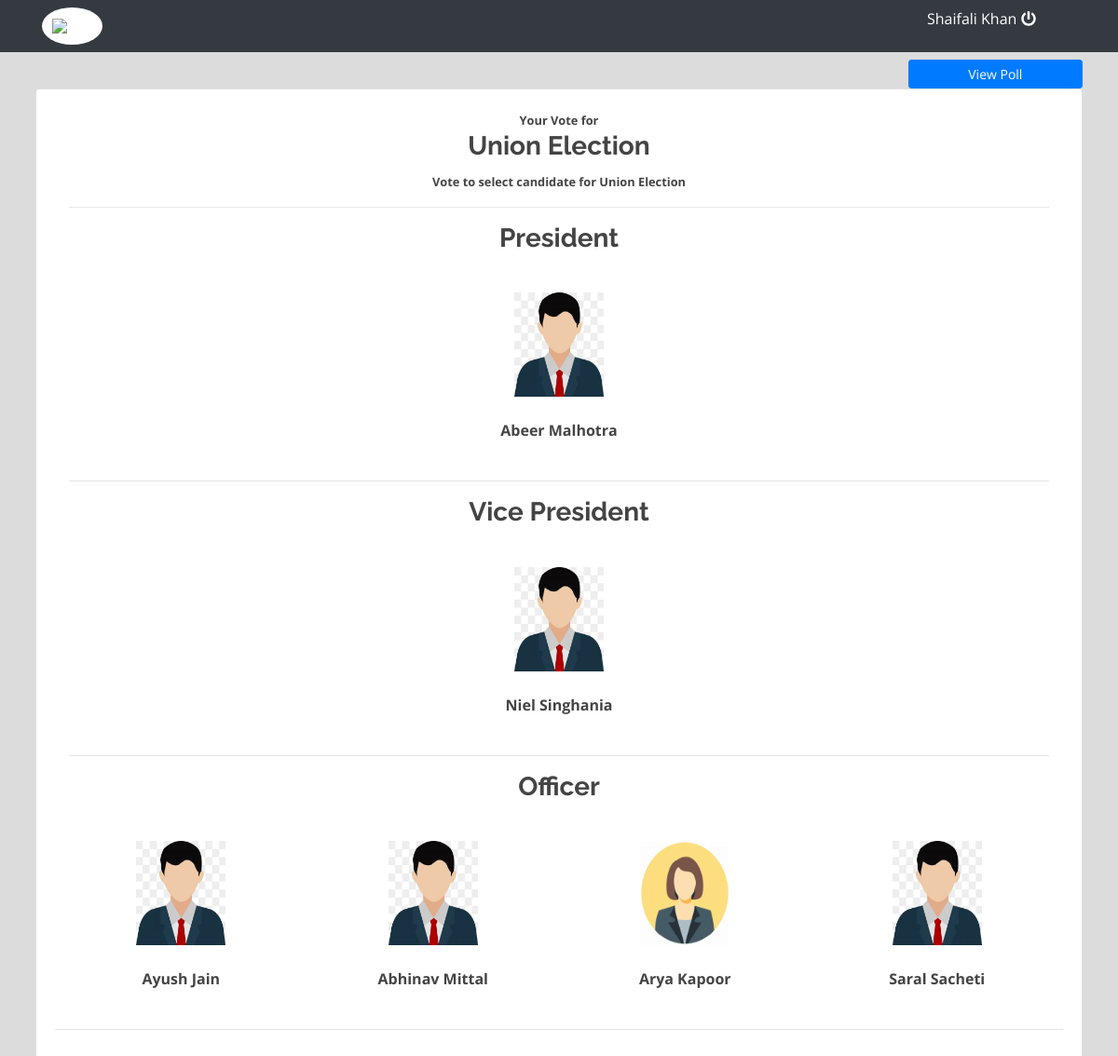
/voting.php?page=view_vote (signed in), run on the app's committed database.
### tables this page shows
CREATE TABLE `category_list` (
  `id` int(30) NOT NULL,
  `category` text NOT NULL
);

CREATE TABLE `votes` (
  `id` int(30) NOT NULL,
  `voting_id` int(30) NOT NULL,
  `category_id` int(30) NOT NULL,
  `voting_opt_id` int(30) NOT NULL,
  `user_id` int(30) NOT NULL
);

CREATE TABLE `voting_opt` (
  `id` int(30) NOT NULL,
  `voting_id` int(30) NOT NULL,
  `category_id` int(30) NOT NULL,
  `image_path` text NOT NULL,
  `opt_txt` text NOT NULL
);

### view_vote.php (the view, shortened to what this page needs)
<?php include('db_connect.php');?>
<?php
	$mvotes = $conn->query("SELECT * FROM votes where voting_id = $id and user_id = ".$_SESSION['login_id']." ");
	$vote_arr = array();
	while($row=$mvotes->fetch_assoc()){
		$vote_arr[$row['category_id']][] = $row;
	}
	$opts = $conn->query("SELECT * FROM voting_opt where voting_id=".$id);
	$opt_arr = array();
	while($row=$opts->fetch_assoc()){
		$opt_arr[$row['id']] = $row;
	}
?>
<div class="container-fluid">
	<div class="col-lg-12">
		<div class="row">
			<div class="col-md-12">
				<a class="btn btn-primary btn-sm  col-md-2 float-right" href="voting.php?page=home">View Poll</a>
			</div>
		</div>
		<div class="card">
			<div class="card-body">
				<div class="col-lg-12">
					<div class="text-center">
						<small><b>Your Vote for</b></small>
						<h3><b><?php echo $title ?></b></h3>
						<small><b><?php echo $description; ?></b></small>
					</div>
					<?php
					$cats = $conn->query("SELECT * FROM category_list where id in (SELECT category_id from voting_opt where voting_id = '".$id."' )");
					while($row = $cats->fetch_assoc()):
					?>
						<hr>
						<div class="row mb-4">
							<div class="col-md-12">
									<div class="text-center">
										<h3><b><?php echo $row['category'] ?></b></h3>
									</div>
							</div>
						</div>
						<div class="row mt-3">
						<?php
						foreach ($vote_arr[$row['id']] as $voted) {
						?>
							<div class="candidate" style="position: relative;">
								<div class="item">
								<div style="display: flex">
									<img src="assets/img/<?php echo $opt_arr[$voted['voting_opt_id']]['image_path'] ?>" alt="">
								</div>
								<br>
								<div class="text-center">
									<large class="text-center"><b><?php echo ucwords($opt_arr[$voted['voting_opt_id']]['opt_txt']) ?></b></large>
								</div>
								</div>
							</div>
						<?php } ?>
						</div>
					<?php endwhile; ?>
				</div>
				<hr>
			</div>
		</div>
	</div>
</div>

### assets/css/style.css (style rules this page uses)
body { font-family: "Open Sans", sans-serif; color: #444444; width: 100%; height: calc(100%); }
a { color: #1977cc; }
h1, h2, h3, h4, h5, h6 { font-family: "Raleway", sans-serif; }

### voting.php (style rules this page uses)
body { background: #80808045; }

### view_vote.php (style rules this page uses)
.candidate { margin: auto; width: 16vw; padding: 10px; border-radius: 3px; margin-bottom: 1em }
.candidate img { height: 14vh; width: 8vw; margin: auto; }

### data on the page
category_list: category "President"
votes: voting_opt.image_path (picture), voting_opt.opt_txt "Abeer Malhotra"
category_list: category "Vice President"
votes: voting_opt.image_path (picture), voting_opt.opt_txt "Niel Singhania"
category_list: category "Officer"
votes: voting_opt.image_path (picture), voting_opt.opt_txt "Ayush Jain"
votes: voting_opt.image_path (picture), voting_opt.opt_txt "Abhinav Mittal"
votes: voting_opt.image_path (picture), voting_opt.opt_txt "Arya Kapoor"
votes: voting_opt.image_path (picture), voting_opt.opt_txt "Saral Sacheti"

### other printed values
$_SESSION['login_name'] "Shaifali Khan"
$title "Union Election"
$description "Vote to select candidate for Union Election"
